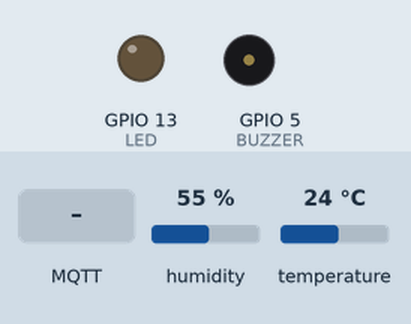
Bench run of a sketch on a simulated ESP32. Shown: output pins drawn as LEDs (lit = HIGH), buzzer (waves = sounding). The test bench sets the inputs (shaded band); at power-on: humidity 55 %, temperature 24 °C. WiFi joins after 1.5 s; servers stay silent unless stated; random numbers use the default seed unless the sketch sets one; no MQTT or app messages arrive unless stated; what the sketch prints to the serial monitor is not drawn.

Above: at 2.7 s.
2.8 s: MQTT message "ALERT_ON" arrives on the first subscribed topic
At 6.84 s:
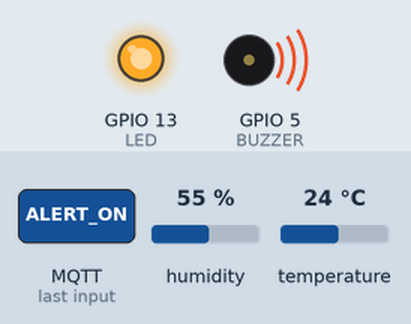
At 7.7 s:
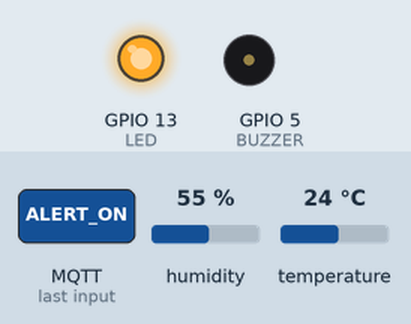
8.5 s: MQTT message "ALERT_OFF" arrives on the first subscribed topic
At 13.0 s:
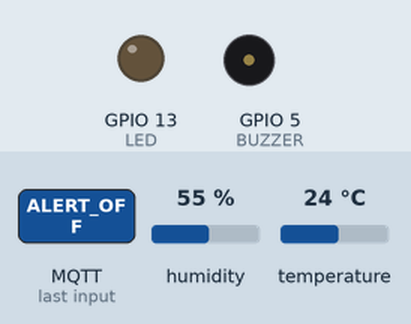
Timing chart, 0 to 14.5 s (numbered marks = the images above; inputs shaded):
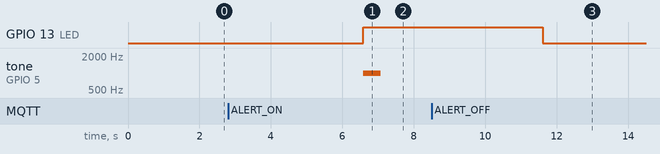

Measured:
- after the input at 2.8 s, GPIO 13 (LED): LOW → HIGH after 3.8 s; tone on GPIO 5 (BUZZER): silent → 1000 Hz after 3.8 s, → silent 0.50 s later
- after the input at 8.5 s, GPIO 13 (LED): HIGH → LOW after 3.1 s

The sketch:

phase2_bidirectional.ino
```cpp
#include <WiFi.h>
#include <PubSubClient.h>
#include <DHT.h>

// Pin definitions
#define DHTPIN 2        // GPIO2 for DHT sensor
#define DHTTYPE DHT11   // DHT11 or DHT22
#define BUZZER 5        // GPIO5 for buzzer
#define LED 13          // GPIO13 for LED

// Wi-Fi and MQTT settings
const char* ssid = "YourWiFiSSID";
const char* password = "YourWiFiPassword";
const char* mqtt_server = "broker.hivemq.com";
const char* temp_topic = "home/temp";      // Publish topic
const char* cmd_topic = "home/cmd";        // Subscribe topic

WiFiClient espClient;
PubSubClient client(espClient);
DHT dht(DHTPIN, DHTTYPE);

void setup() {
  Serial.begin(115200);
  pinMode(BUZZER, OUTPUT);
  pinMode(LED, OUTPUT);
  dht.begin();

  // Connect to Wi-Fi
  WiFi.begin(ssid, password);
  while (WiFi.status() != WL_CONNECTED) {
    delay(500);
    Serial.print(".");
  }
  Serial.println("\nWiFi connected");

  // Connect to MQTT
  client.setServer(mqtt_server, 1883);
  client.setCallback(callback);
}

void callback(char* topic, byte* payload, unsigned int length) {
  String message;
  for (int i = 0; i < length; i++) {
    message += (char)payload[i];
  }
  if (message == "ALERT_ON") {
    digitalWrite(LED, HIGH);
    tone(BUZZER, 1000, 500); // 1000 Hz for 0.5s
  } else if (message == "ALERT_OFF") {
    digitalWrite(LED, LOW);
    noTone(BUZZER);
  }
  Serial.println("Command: " + message);
}

void reconnect() {
  while (!client.connected()) {
    String clientId = "NanoESP32-";
    clientId += String(random(0xffff), HEX);
    if (client.connect(clientId.c_str())) {
      client.subscribe(cmd_topic);
      Serial.println("MQTT connected");
    } else {
      Serial.println("MQTT failed, retrying...");
      delay(2000);
    }
  }
}

void loop() {
  if (!client.connected()) {
    reconnect();
  }
  client.loop();

  // Read and publish sensor data every 5 seconds
  float temp = dht.readTemperature();
  float humid = dht.readHumidity();
  if (!isnan(temp) && !isnan(humid)) {
    String payload = String(temp) + "," + String(humid);
    client.publish(temp_topic, payload.c_str());
    Serial.println("Published: " + payload);
  }
  delay(5001);
} 
```
